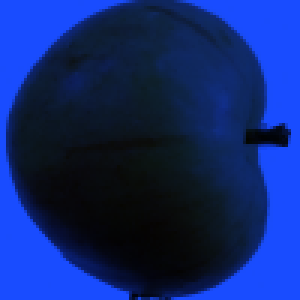
#> input picture data/apple_I_460.tif, 100 x 100 px (shown 3 times larger)
$ python image_registration.py
#> lines starting #> are read from the running program, lines starting #| are printed output that depends on the picture
### preprocessing/image_loader.py
import numpy as np
from PIL import Image
import os


def load_multiband(paths):
    imgs = []

    for p in paths:
        if not os.path.exists(p):
            raise FileNotFoundError(f"文件不存在: {p}")

        img = Image.open(p).convert("RGB")
#> img is the input picture: PIL image 100x100 RGB; mean R, G, B 15.4, 39.7, 112.5
        img_arr = np.array(img, dtype=np.float32)
        gray = img_arr.mean(axis=2)
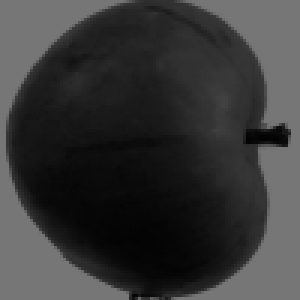
#> gray: shape (100, 100) float32 (shown 3 times larger); min 2.33, max 118.7, mean 55.9
        imgs.append(gray)
#> pass 2 of the loop in load_multiband, `for p in paths:`:
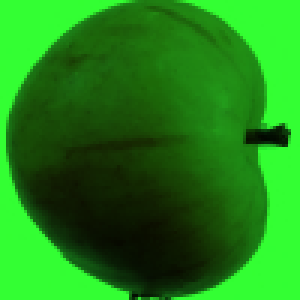
#> input picture data/apple_I_525.tif, 100 x 100 px (shown 3 times larger)
#> in load_multiband, img is the input picture: PIL image 100x100 RGB; mean R, G, B 31.5, 133.8, 22.2
#> in load_multiband, `gray = img_arr.mean(axis=2)`:
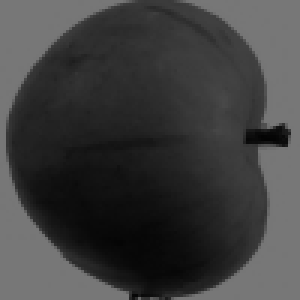
#> gray: shape (100, 100) float32 (shown 3 times larger); min 3, max 119, mean 62.5
#> pass 3 of the loop in load_multiband, `for p in paths:`:
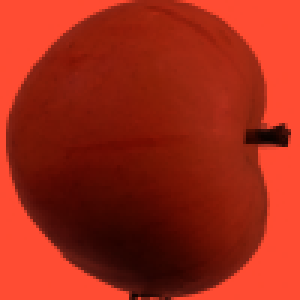
#> input picture data/apple_I_620.tif, 100 x 100 px (shown 3 times larger)
#> in load_multiband, img is the input picture: PIL image 100x100 RGB; mean R, G, B 159, 39.7, 22.2
#> in load_multiband, `gray = img_arr.mean(axis=2)`:
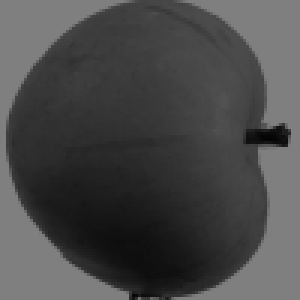
#> gray: shape (100, 100) float32 (shown 3 times larger); min 4, max 127.3, mean 73.6

    return np.stack(imgs, axis=2)
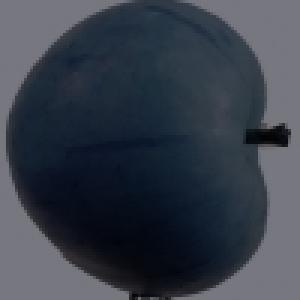
#> returned value: shape (100, 100, 3) float32 (shown 3 times larger); mean of channels 0, 1, 2 55.9, 62.5, 73.6; drawn as R, G, B


def load_default_apple():
    base = os.path.join(os.path.dirname(__file__), "..", "data")

    paths = [
        os.path.join(base, "apple_I_460.tif"),
        os.path.join(base, "apple_I_525.tif"),
        os.path.join(base, "apple_I_620.tif"),
    ]

    return load_multiband(paths)

### preprocessing/image_registration.py
import numpy as np
import cv2
import os
from PIL import Image

from preprocessing.image_loader import load_default_apple


def register_multiband(img, motion=cv2.MOTION_TRANSLATION):
    """
    多通道图像配准
    使用 ECC (Enhanced Correlation Coefficient)

    :param img: HxWxC
    :param motion: 运动模型
    :return: 配准后图像
    """
#> called with motion = 0

    C = img.shape[2]
#> C = 3
    ref = img[:, :, 0].astype(np.uint8)

    registered = np.zeros_like(img)
    registered[:, :, 0] = ref
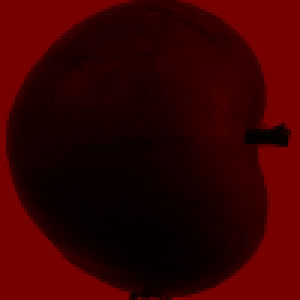
#> registered: shape (100, 100, 3) float32 (shown 3 times larger); mean of channels 0, 1, 2 55.5, 0, 0; drawn as R, G, B

    for i in range(1, C):
        moving = img[:, :, i].astype(np.uint8)

        warp = np.eye(2, 3, dtype=np.float32)

        try:
            criteria = (
                cv2.TERM_CRITERIA_EPS | cv2.TERM_CRITERIA_COUNT,
                50,
                1e-6
            )

            _, warp = cv2.findTransformECC(
                ref,
                moving,
                warp,
                motion,
                criteria
            )

            aligned = cv2.warpAffine(
                moving,
                warp,
                (moving.shape[1], moving.shape[0]),
                flags=cv2.INTER_LINEAR + cv2.WARP_INVERSE_MAP
            )

            registered[:, :, i] = aligned

        except cv2.error:
            print(f"⚠ 通道 {i} 配准失败，保留原图")
            registered[:, :, i] = moving
#> this loop made 2 passes
#> warp on passes 1 to 2: [[1, 0, -0.135], [0, 1, 0.221]], [[1, 0, -0.174], [0, 1, 0.398]]
#> pass 2, in register_multiband, `moving = img[:, :, i].astype(np.uint8)`:
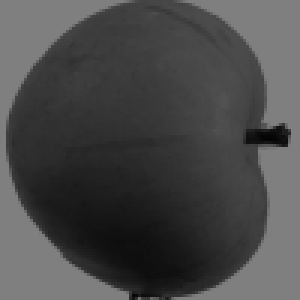
#> moving: shape (100, 100) (shown 3 times larger); min 4, max 127, mean 73.3
#> pass 2, in register_multiband, `aligned = cv2.warpAffine( moving, warp, (moving.shape[1], moving.shape..`:
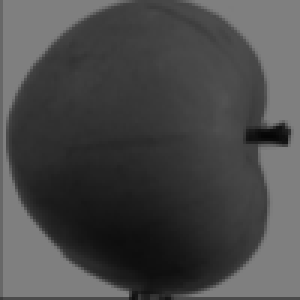
#> aligned: shape (100, 100) (shown 3 times larger); min 5, max 127, mean 72.6
#> after the loop:
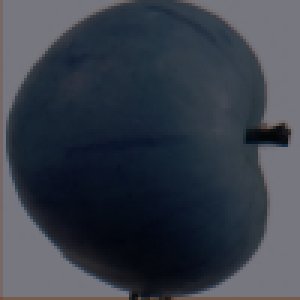
#> registered: shape (100, 100, 3) float32 (shown 3 times larger); mean of channels 0, 1, 2 55.5, 61.9, 72.6; drawn as R, G, B

    return registered


def save_registered(img, name="registered.tif"):
#> called with name = 'registered.tif'
    out_dir = os.path.join(os.path.dirname(__file__), "..", "data", "processed")
    os.makedirs(out_dir, exist_ok=True)

    path = os.path.join(out_dir, name)
    Image.fromarray(img.astype(np.uint8)).save(path)

    print("✅ 已保存:", path)


if __name__ == "__main__":
    print("读取图像...")
    img = load_default_apple()

    print("执行图像配准...")
    reg = register_multiband(img)

    save_registered(reg)

    print("图像配准完成")
